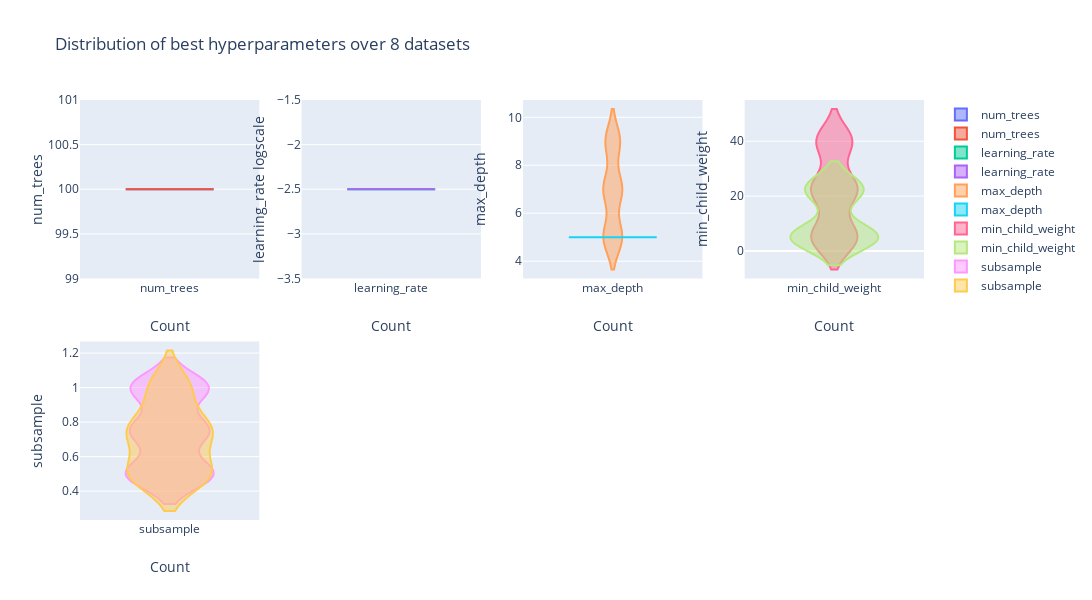

The notebook cell saved with this chart:
### Code cell
import plotly.graph_objects as go
import plotly.figure_factory as ff
from plotly.subplots import make_subplots

# set params
n_best_small = 5
n_best_big = 25
n_bins = 10

# import data
result_sources = ['COAST_box_17520.csv','EAST_diff_17520.csv','FARWEST_box_8760.csv','NORTH_diff_8760.csv']
results = [pd.read_csv(DATA_DIR + result_source, index_col=0, header=[0,1]) for result_source in result_sources]

# get small subset of best hyperparameters per search frame and concat, concat this for multipe search frames
best_one_list = [result.iloc[:n_best_small]['hyperparameters'] for result in results]
best_one_hyperparameters = pd.concat(best_one_list)

# get bigger subset of best hyperparameter settings of a search frame, concat this for multipe search frames
best_multiple_list = [result.iloc[:n_best_big]['hyperparameters'] for result in results]
best_multiple_hyperparameters = pd.concat(best_multiple_list)

# define subplots
fig = make_subplots(
    rows=2,
    cols=4
)
subplot_place = [[1,1],[1,2],[1,3],[1,4],[2,1],[2,2],[2,3],[2,4]]

for i, hyperp_name in enumerate(search_space.keys()):
    # add best multiple traces
    if search_space[hyperp_name]['scale'] == 'log':
        trace = go.Violin(
            y=np.log10(best_multiple_hyperparameters[hyperp_name]),
            name=hyperp_name,
            scalegroup=hyperp_name
        )
        fig.add_trace(
            trace,
            row=subplot_place[i][0],
            col=subplot_place[i][1],
        )
        fig.update_xaxes(title_text='Count')
        fig.update_yaxes(title_text=hyperp_name + ' logscale', row=subplot_place[i][0], col=subplot_place[i][1])#, range=search_space[hyperp_name]['range'])
    else:
        trace = go.Violin(
            y=best_multiple_hyperparameters[hyperp_name],
            name=hyperp_name,
            scalegroup=hyperp_name
        )
        fig.add_trace(
            trace,
            row=subplot_place[i][0],
            col=subplot_place[i][1],
        )
        fig.update_xaxes(title_text='Count')
        fig.update_yaxes(title_text=hyperp_name, row=subplot_place[i][0], col=subplot_place[i][1])#, range=search_space[hyperp_name]['range'])
    # add best single traces
    if search_space[hyperp_name]['scale'] == 'log':
        trace = go.Violin(
            y=np.log10(best_one_hyperparameters[hyperp_name]),
            name=hyperp_name,
            scalegroup=hyperp_name
        )
        fig.add_trace(
            trace,
            row=subplot_place[i][0],
            col=subplot_place[i][1],
        )
        fig.update_xaxes(title_text='Count')
        fig.update_yaxes(title_text=hyperp_name + ' logscale', row=subplot_place[i][0], col=subplot_place[i][1])#, range=search_space[hyperp_name]['range'])
    else:
        trace = go.Violin(
            y=best_one_hyperparameters[hyperp_name],
            name=hyperp_name,
            scalegroup=hyperp_name
        )
        fig.add_trace(
            trace,
            row=subplot_place[i][0],
            col=subplot_place[i][1],
        )
        fig.update_xaxes(title_text='Count')
        fig.update_yaxes(title_text=hyperp_name, row=subplot_place[i][0], col=subplot_place[i][1])#, range=search_space[hyperp_name]['range'])
    fig.update_layout(height=600, width=1200, title_text="Distribution of best hyperparameters over 8 datasets")
fig.show()

### Figure 1 — Plotly figure (JSON) as saved in the notebook; plotly's stock layout.template omitted (floating-point values rounded to 4 significant figures)
{"data": [{"name": "num_trees", "scalegroup": "num_trees", "type": "violin", "xaxis": "x", "y": [100, 100, 100, 100, 100, 100, 100, 100, 100, 100, 100, 100, 100, 100, 100, 100, 100, 100, 100, 100, 100, 100, 100, 100, 100, 100, 100, 100, 100, 100, 100, 100, 100, 100, 100, 100, 100, 100, 100, 100, 100, 100, 100, 100, 100, 100, 100, 100, 100, 100, 100, 100, 100, 100, 100, 100, 100, 100, 100, 100, 100, 100, 100, 100, 100, 100, 100, 100, 100, 100, 100, 100, 100, 100, 100, 100, 100, 100, 100, 100, 100, 100, 100, 100, 100, 100, 100, 100, 100, 100, 100, 100, 100, 100, 100, 100, 100, 100, 100, 100], "yaxis": "y"}, {"name": "num_trees", "scalegroup": "num_trees", "type": "violin", "xaxis": "x", "y": [100, 100, 100, 100, 100, 100, 100, 100, 100, 100, 100, 100, 100, 100, 100, 100, 100, 100, 100, 100], "yaxis": "y"}, {"name": "learning_rate", "scalegroup": "learning_rate", "type": "violin", "xaxis": "x2", "y": [-2.5, -2.5, -2.5, -2.5, -2.5, -2.5, -2.5, -2.5, -2.5, -2.5, -2.5, -2.5, -2.5, -2.5, -2.5, -2.5, -2.5, -2.5, -2.5, -2.5, -2.5, -2.5, -2.5, -2.5, -2.5, -2.5, -2.5, -2.5, -2.5, -2.5, -2.5, -2.5, -2.5, -2.5, -2.5, -2.5, -2.5, -2.5, -2.5, -2.5, -2.5, -2.5, -2.5, -2.5, -2.5, -2.5, -2.5, -2.5, -2.5, -2.5, -2.5, -2.5, -2.5, -2.5, -2.5, -2.5, -2.5, -2.5, -2.5, -2.5, -2.5, -2.5, -2.5, -2.5, -2.5, -2.5, -2.5, -2.5, -2.5, -2.5, -2.5, -2.5, -2.5, -2.5, -2.5, -2.5, -2.5, -2.5, -2.5, -2.5, -2.5, -2.5, -2.5, -2.5, -2.5, -2.5, -2.5, -2.5, -2.5, -2.5, -2.5, -2.5, -2.5, -2.5, -2.5, -2.5, -2.5, -2.5, -2.5, -2.5], "yaxis": "y2"}, {"name": "learning_rate", "scalegroup": "learning_rate", "type": "violin", "xaxis": "x2", "y": [-2.5, -2.5, -2.5, -2.5, -2.5, -2.5, -2.5, -2.5, -2.5, -2.5, -2.5, -2.5, -2.5, -2.5, -2.5, -2.5, -2.5, -2.5, -2.5, -2.5], "yaxis": "y2"}, {"name": "max_depth", "scalegroup": "max_depth", "type": "violin", "xaxis": "x3", "y": [5, 5, 5, 5, 5, 5, 5, 5, 5, 7, 7, 7, 7, 7, 7, 7, 7, 7, 9, 9, 9, 9, 9, 9, 9, 5, 5, 5, 5, 5, 5, 5, 5, 5, 7, 7, 7, 7, 7, 7, 7, 7, 7, 9, 9, 9, 9, 9, 9, 9, 5, 5, 5, 5, 5, 5, 5, 5, 5, 7, 7, 7, 7, 7, 7, 7, 7, 7, 9, 9, 9, 9, 9, 9, 9, 5, 5, 5, 5, 5, 5, 5, 5, 5, 7, 7, 7, 7, 7, 7, 7, 7, 7, 9, 9, 9, 9, 9, 9, 9], "yaxis": "y3"}, {"name": "max_depth", "scalegroup": "max_depth", "type": "violin", "xaxis": "x3", "y": [5, 5, 5, 5, 5, 5, 5, 5, 5, 5, 5, 5, 5, 5, 5, 5, 5, 5, 5, 5], "yaxis": "y3"}, {"name": "min_child_weight", "scalegroup": "min_child_weight", "type": "violin", "xaxis": "x4", "y": [5, 5, 5, 22.5, 22.5, 22.5, 40, 40, 40, 5, 5, 5, 22.5, 22.5, 22.5, 40, 40, 40, 5, 5, 5, 22.5, 22.5, 22.5, 40, 5, 5, 5, 22.5, 22.5, 22.5, 40, 40, 40, 5, 5, 5, 22.5, 22.5, 22.5, 40, 40, 40, 5, 5, 5, 22.5, 22.5, 22.5, 40, 5, 5, 5, 22.5, 22.5, 22.5, 40, 40, 40, 5, 5, 5, 22.5, 22.5, 22.5, 40, 40, 40, 5, 5, 5, 22.5, 22.5, 22.5, 40, 5, 5, 5, 22.5, 22.5, 22.5, 40, 40, 40, 5, 5, 5, 22.5, 22.5, 22.5, 40, 40, 40, 5, 5, 5, 22.5, 22.5, 22.5, 40], "yaxis": "y4"}, {"name": "min_child_weight", "scalegroup": "min_child_weight", "type": "violin", "xaxis": "x4", "y": [5, 5, 5, 22.5, 22.5, 5, 5, 5, 22.5, 22.5, 5, 5, 5, 22.5, 22.5, 5, 5, 5, 22.5, 22.5], "yaxis": "y4"}, {"name": "subsample", "scalegroup": "subsample", "type": "violin", "xaxis": "x5", "y": [0.5, 0.75, 1, 0.5, 0.75, 1, 0.5, 0.75, 1, 0.5, 0.75, 1, 0.5, 0.75, 1, 0.5, 0.75, 1, 0.5, 0.75, 1, 0.5, 0.75, 1, 0.5, 0.5, 0.75, 1, 0.5, 0.75, 1, 0.5, 0.75, 1, 0.5, 0.75, 1, 0.5, 0.75, 1, 0.5, 0.75, 1, 0.5, 0.75, 1, 0.5, 0.75, 1, 0.5, 0.5, 0.75, 1, 0.5, 0.75, 1, 0.5, 0.75, 1, 0.5, 0.75, 1, 0.5, 0.75, 1, 0.5, 0.75, 1, 0.5, 0.75, 1, 0.5, 0.75, 1, 0.5, 0.5, 0.75, 1, 0.5, 0.75, 1, 0.5, 0.75, 1, 0.5, 0.75, 1, 0.5, 0.75, 1, 0.5, 0.75, 1, 0.5, 0.75, 1, 0.5, 0.75, 1, 0.5], "yaxis": "y5"}, {"name": "subsample", "scalegroup": "subsample", "type": "violin", "xaxis": "x5", "y": [0.5, 0.75, 1, 0.5, 0.75, 0.5, 0.75, 1, 0.5, 0.75, 0.5, 0.75, 1, 0.5, 0.75, 0.5, 0.75, 1, 0.5, 0.75], "yaxis": "y5"}], "layout": {"height": 600, "title": {"text": "Distribution of best hyperparameters over 8 datasets"}, "width": 1200, "xaxis": {"anchor": "y", "autorange": true, "domain": [0, 0.2125], "range": [-0.5, 0.5], "title": {"text": "Count"}, "type": "category"}, "xaxis2": {"anchor": "y2", "autorange": true, "domain": [0.2625, 0.475], "range": [-0.5, 0.5], "title": {"text": "Count"}, "type": "category"}, "xaxis3": {"anchor": "y3", "autorange": true, "domain": [0.525, 0.7375], "range": [-0.5, 0.5], "title": {"text": "Count"}, "type": "category"}, "xaxis4": {"anchor": "y4", "autorange": true, "domain": [0.7875, 1], "range": [-0.5, 0.5], "title": {"text": "Count"}, "type": "category"}, "xaxis5": {"anchor": "y5", "autorange": true, "domain": [0, 0.2125], "range": [-0.5, 0.5], "title": {"text": "Count"}, "type": "category"}, "xaxis6": {"anchor": "y6", "domain": [0.2625, 0.475], "title": {"text": "Count"}}, "xaxis7": {"anchor": "y7", "domain": [0.525, 0.7375], "title": {"text": "Count"}}, "xaxis8": {"anchor": "y8", "domain": [0.7875, 1], "title": {"text": "Count"}}, "yaxis": {"anchor": "x", "autorange": true, "domain": [0.575, 1], "range": [99, 101], "title": {"text": "num_trees"}, "type": "linear"}, "yaxis2": {"anchor": "x2", "autorange": true, "domain": [0.575, 1], "range": [-3.5, -1.5], "title": {"text": "learning_rate logscale"}, "type": "linear"}, "yaxis3": {"anchor": "x3", "autorange": true, "domain": [0.575, 1], "range": [3.279, 10.72], "title": {"text": "max_depth"}, "type": "linear"}, "yaxis4": {"anchor": "x4", "autorange": true, "domain": [0.575, 1], "range": [-10.06, 55.06], "title": {"text": "min_child_weight"}, "type": "linear"}, "yaxis5": {"anchor": "x5", "autorange": true, "domain": [0, 0.425], "range": [0.2327, 1.267], "title": {"text": "subsample"}, "type": "linear"}, "yaxis6": {"anchor": "x6", "domain": [0, 0.425]}, "yaxis7": {"anchor": "x7", "domain": [0, 0.425]}, "yaxis8": {"anchor": "x8", "domain": [0, 0.425]}}}
